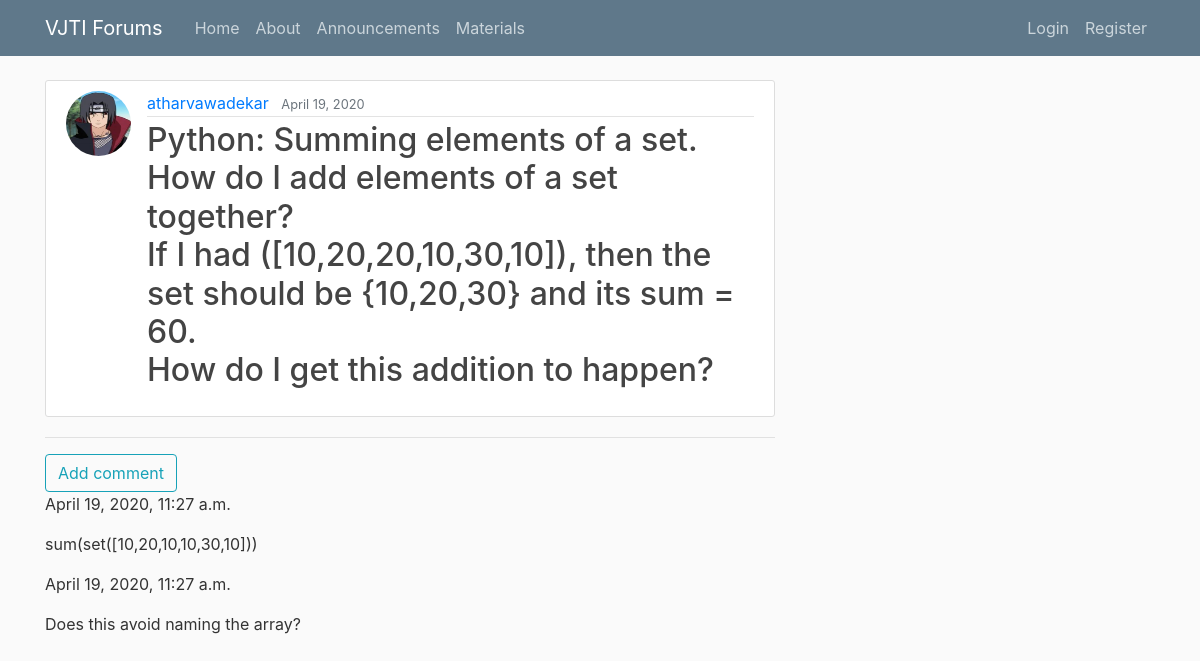
Screenshot of /post/26 with the database file from the repository.
### blog/models.py (models this page shows, shortened)
class Post(models.Model):
    title=models.CharField(max_length=150)
    content=models.TextField(max_length=1500)
    date_posted=models.DateTimeField(default=timezone.now)
    author=models.ForeignKey(User, on_delete=models.CASCADE)

class Comment(models.Model):
    post = models.ForeignKey('blog.Post', on_delete=models.CASCADE, related_name='comments')
    text = models.TextField()
    created_date = models.DateTimeField(default=timezone.now)
    approved_comment = models.BooleanField(default=False)

### users/models.py (models this page shows, shortened)
class Profile(models.Model):
    user=models.OneToOneField(User, on_delete=models.CASCADE)
    image=models.ImageField(default='default.jpg',upload_to='profile_pics')

### blog/views.py (the view)
# urls.py: path('post/<int:pk>', PostDetailView.as_view(), name='post-detail'),
class PostDetailView(DetailView):
    model= Post

### blog/templates/blog/post_detail.html (shortened to what this page needs)
{% extends "blog/base.html" %}
{% block content %}
      <article class="media content-section">
        <img class="rounded-circle article-img" src="{{ object.author.profile.image.url }}">
        <div class="media-body">
          <div class="article-metadata">
            <a class="mr-2" href="{% url 'user-posts' post.author.username %}">{{ object.author }}</a>
            <small class="text-muted">{{ object.date_posted|date:"F d, Y" }}</small>
          </div>
          <h2 class="article-title">{{ object.title }}</a>
          <p class="article-content">{{ object.content }}</p>
        </div>
      </article>
      <hr>
      <a class="btn btn-outline-info" href="{% url 'add-comment' pk=post.pk %}">Add comment</a>
  {% for comment in post.comments.all %}
    <div class="comment">
        <div class="date">{{ comment.user }}{{ comment.created_date }}</div>
        <p>{{ comment.text|linebreaks }}</p>
    </div>
  {% empty %}
    <p>No comments here yet :(</p>
  {% endfor %}
{% endblock content %}

### blog/static/blog/main.css (style rules this page uses)
body { background: #fafafa; color: #333333; margin-top: 5rem; }
h1, h2, h3, h4, h5, h6 { color: #444444; }
.content-section { background: #ffffff; padding: 10px 20px; border: 1px solid #dddddd; border-radius: 3px; margin-bottom: 20px; }
.article-title { color: #444444; }
.article-content { white-space: pre-line; }
.article-img { height: 65px; width: 65px; margin-right: 16px; }
.article-metadata { padding-bottom: 1px; margin-bottom: 4px; border-bottom: 1px solid #e3e3e3 }

### rows the page displays
Post: author.profile.image (picture), author "atharvawadekar", date_posted "April 19, 2020", title "Python: Summing elements of a set.", content "How do I add elements of a set together? If I had ([10,20,20,10,30,10]), then the set should be {10,20,30} and its sum = 60. How do I get this addition to happen?"
Comment: created_date "April 19, 2020, 11:27 a.m.", text "sum(set([10,20,10,10,30,10]))"
Comment: created_date "April 19, 2020, 11:27 a.m.", text "Does this avoid naming the array?"
